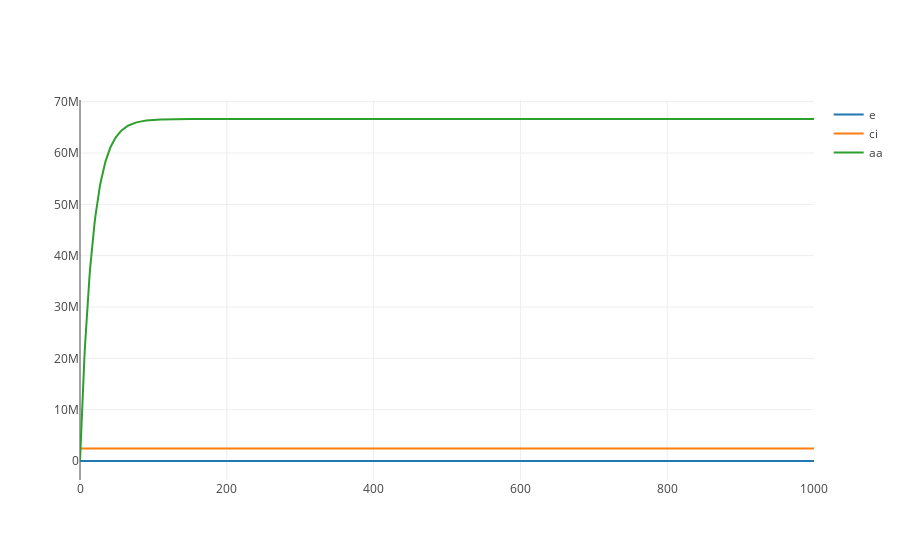

The notebook cell saved with this chart:
### Code cell
aa_balance.reset()
aa_balance.simulate(start = 0, end = 1000, steps = 1000,selections =['time','e','ci','aa'])
aa_balance.plot()

### Figure 1 — Plotly figure (JSON) as saved in the notebook; plotly's stock layout.template omitted (floating-point values rounded to 4 significant figures; data arrays with more than 128 entries replaced by an {"elided": "..."} marker saying what was removed)
{"data": [{"type": "scatter", "x": {"elided": "1001 int values"}, "y": {"elided": "1001 int values"}, "name": "e", "opacity": 1, "mode": "lines"}, {"type": "scatter", "x": {"elided": "1001 int values"}, "y": {"elided": "1001 int values"}, "name": "ci", "opacity": 1, "mode": "lines"}, {"type": "scatter", "x": {"elided": "1001 int values"}, "y": {"elided": "1001 float values"}, "name": "aa", "opacity": 1, "mode": "lines"}], "layout": {}}
